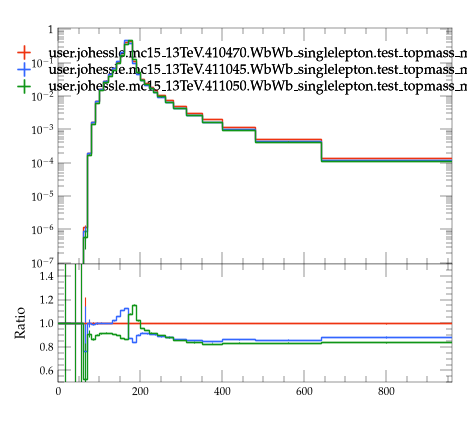

Here is the Python script that generated this plot:
#! /usr/bin/env python3

# This Python script was auto-generated using YODA v2.1.2.
# Analysis object: /WbWb_singlelepton/m_minimax_fine
# Timestamp: 07-08-2026 (09:16:01)

import matplotlib as mpl
import matplotlib.pyplot as plt
mpl.use('Agg') # comment out for interactive use
import os
import numpy as np
from numpy import nan, inf

plotDir = os.path.split(os.path.realpath(__file__))[0]
if 'YODA_USER_PLOT_PATH' in globals():
    plot_outdir = globals()['YODA_USER_PLOT_PATH']
else:
    plot_outdir = plotDir

#plot style
plt.style.use(os.path.join(plotDir, '../default.mplstyle'))
# plot metadata
figW, figH = plt.rcParams['figure.figsize']
ax_xLabel = ''
ax_yLabel = ''
ax_title  = ''
ax_xScale = 'linear'
ax_yScale = 'log'
xLims = (0.0, 960.0)
yLims = (9e-08, 1.1)

# TeX-friendly labels for the legend
labels = {
  'legend' : ([ r"user.johessle.mc15\_13TeV.410470.WbWb\_singlelepton.test\_topmass\_mppui", r"user.johessle.mc15\_13TeV.411045.WbWb\_singlelepton.test\_topmass\_mppui", r"user.johessle.mc15\_13TeV.411050.WbWb\_singlelepton.test\_topmass\_mppui" ], r""),
}

# Adjust canvas width and height
canvasW = 10.0
canvasH = 9.0
figW *= canvasW/10.
figH *= canvasH/9.

# Create figure and axis objects
fig, (ax, ratio0_ax) = plt.subplots(2, 1, sharex=True,
                  figsize=(figW,figH), gridspec_kw={'height_ratios': (6.0, 3.0)})

# Set figure margins
plt.subplots_adjust(
    left   = 1.0 * plt.rcParams['figure.subplot.left'],
    right  = 1.0 * plt.rcParams['figure.subplot.right'],
    top    = 1.0 * plt.rcParams['figure.subplot.top'],
    bottom = 1.0 * plt.rcParams['figure.subplot.bottom'])

ratio0_ax.yaxis.set_major_locator(mpl.ticker.MultipleLocator(0.2))
ratio0_ax.set_ylim(0.5, 1.4999)
ratio0_ax.set_ylabel('Ratio')

# the numerical data is stored in a separate file
dataf = dict()
prefix = os.path.split(__file__)[0]
if prefix:    prefix = prefix + '/'
exec(open(prefix+'m_minimax_fine__data.py').read(), dataf)


legend_handles = dict() # keep track of handles for the legend

# style options for curves
# starts at zorder>=5 to draw curve on top of legend
styles = {
  'user.johessle.mc15_13TeV.410470.WbWb_singlelepton.test_topmass_mppui.yoda': {
    'color' : '#EE3311',
    'linestyle' : '-',
    'lineopacity' : 1.0,
    'linewidth' : 1,
    'marker' : 'none',
    'markersize' : 2,
    'capsize' : 0.0,
    'zorder' : 5,
    'histstyle' : 1,
    'drawstyle' : 'steps-pre',
    'xerrorbars' : 1,
    'yerrorbars' : 1,
    'fillcolor' : None,
    'fillopacity' : 1.0,
    'ratio0_linestyle' : '-',
    'ratio0_lineopacity' : 1.0,
    'ratio0_linewidth' : 1,
    'ratio0_marker' : 'none',
    'ratio0_markersize' : 2,
    'ratio0_capsize' : 0.0,
    'ratio0_zorder' : 5,
    'ratio0_histstyle' : 1,
    'ratio0_drawstyle' : 'steps-pre',
    'ratio0_xerrorbars' : 1,
    'ratio0_yerrorbars' : 1,
  },
  'user.johessle.mc15_13TeV.411045.WbWb_singlelepton.test_topmass_mppui.yoda': {
    'color' : '#3366FF',
    'linestyle' : '-',
    'lineopacity' : 1.0,
    'linewidth' : 1,
    'marker' : 'none',
    'markersize' : 2,
    'capsize' : 0.0,
    'zorder' : 6,
    'histstyle' : 1,
    'drawstyle' : 'steps-pre',
    'xerrorbars' : 1,
    'yerrorbars' : 1,
    'fillcolor' : None,
    'fillopacity' : 1.0,
    'ratio0_linestyle' : '-',
    'ratio0_lineopacity' : 1.0,
    'ratio0_linewidth' : 1,
    'ratio0_marker' : 'none',
    'ratio0_markersize' : 2,
    'ratio0_capsize' : 0.0,
    'ratio0_zorder' : 6,
    'ratio0_histstyle' : 1,
    'ratio0_drawstyle' : 'steps-pre',
    'ratio0_xerrorbars' : 1,
    'ratio0_yerrorbars' : 1,
  },
  'user.johessle.mc15_13TeV.411050.WbWb_singlelepton.test_topmass_mppui.yoda': {
    'color' : '#109618',
    'linestyle' : '-',
    'lineopacity' : 1.0,
    'linewidth' : 1,
    'marker' : 'none',
    'markersize' : 2,
    'capsize' : 0.0,
    'zorder' : 7,
    'histstyle' : 1,
    'drawstyle' : 'steps-pre',
    'xerrorbars' : 1,
    'yerrorbars' : 1,
    'fillcolor' : None,
    'fillopacity' : 1.0,
    'ratio0_linestyle' : '-',
    'ratio0_lineopacity' : 1.0,
    'ratio0_linewidth' : 1,
    'ratio0_marker' : 'none',
    'ratio0_markersize' : 2,
    'ratio0_capsize' : 0.0,
    'ratio0_zorder' : 7,
    'ratio0_histstyle' : 1,
    'ratio0_drawstyle' : 'steps-pre',
    'ratio0_xerrorbars' : 1,
    'ratio0_yerrorbars' : 1,
  },
}

# curve from input yoda files in main panel
for label, yvals in dataf['yvals'].items():
    if all(np.isnan(v) for v in dataf['yvals'][label]):
        continue
    tmp = None
    if styles[label]['histstyle']: # draw as histogram
        xpos = dataf['xedges'][label] if styles[label]['drawstyle'] else dataf['xpoints'][label]
        ypos = np.insert(yvals, 0, yvals[0]) if styles[label]['drawstyle'] else yvals
        if styles[label]['fillcolor']: # fill area below curve
            ax.fill_between(xpos, ypos, step='pre',
                            color=styles[label]['fillcolor'],
                            alpha=styles[label]['fillopacity'])
        tmp, = ax.plot(xpos, ypos,
                       color=styles[label]['color'],
                       linestyle=styles[label]['linestyle'],
                       alpha=styles[label]['lineopacity'],
                       linewidth=styles[label]['linewidth'],
                       drawstyle=styles[label]['drawstyle'], solid_joinstyle='miter',
                       zorder=styles[label]['zorder'], label=label)
    tmp = ax.errorbar(dataf['xpoints'][label], yvals,
                      xerr=np.array(dataf['xerrs'][label])*styles[label]['xerrorbars'],
                      yerr=np.array(dataf['yerrs'][label])*styles[label]['yerrorbars'],
                      fmt=styles[label]['marker'], capsize=styles[label]['capsize'],
                      alpha=styles[label]['lineopacity'],
                      markersize=styles[label]['markersize'],
                      ecolor=styles[label]['color'],
                      color=styles[label]['color'], zorder=styles[label]['zorder'])
    tmp[-1][0].set_linestyle(styles[label]['linestyle'])
    tmp[-1][0].set_linewidth(styles[label]['linewidth'])
    if label in dataf['add_legend_handle']:  legend_handles[label] = tmp
    for varLabel in dataf['variation_yvals'].keys():
        if varLabel.startswith(label):
            tmp, = ax.plot(dataf['xedges'][label], dataf['variation_yvals'][varLabel],
                           color=styles[label]['color'],
                           linestyle=styles[label]['linestyle'],
                           linewidth=styles[label]['linewidth'],
                           drawstyle='steps-pre', solid_joinstyle='miter',
                           zorder=styles[label]['zorder'], alpha=0.5)


# plots on ratio panel
# curve from input yoda files in ratio panel
for label, yvals in dataf['ratio0_yvals'].items():
    if all(np.isnan(v) for v in yvals):
        continue
    if styles[label]['ratio0_histstyle']: # plot as histogram
        xpos = dataf['xedges']['user.johessle.mc15_13TeV.410470.WbWb_singlelepton.test_topmass_mppui.yoda'] if styles[label]['ratio0_drawstyle'] else dataf['xpoints']['user.johessle.mc15_13TeV.410470.WbWb_singlelepton.test_topmass_mppui.yoda']
        ypos = np.insert(yvals, 0, yvals[0]) if styles[label]['ratio0_drawstyle'] else yvals
        ratio0_ax.plot(xpos, ypos,
                       color=styles[label]['color'],
                       linewidth=styles[label]['linewidth'],
                       linestyle=styles[label]['ratio0_linestyle'],
                       alpha=styles[label]['ratio0_lineopacity'],
                       drawstyle=styles[label]['ratio0_drawstyle'], zorder=styles[label]['zorder'],
                       solid_joinstyle='miter')
    tmp = ratio0_ax.errorbar(dataf['xpoints']['user.johessle.mc15_13TeV.410470.WbWb_singlelepton.test_topmass_mppui.yoda'], yvals,
                             xerr=np.array(dataf['ref_xerrs'])*styles[label]['ratio0_xerrorbars'],
                             yerr=np.array(dataf['ratio0_yerrs'][label])*styles[label]['ratio0_yerrorbars'],
                             fmt=styles[label]['ratio0_marker'], capsize=styles[label]['ratio0_capsize'],
                             alpha=styles[label]['ratio0_lineopacity'],
                             markersize=styles[label]['ratio0_markersize'],
                             ecolor=styles[label]['color'],
                             color=styles[label]['color'])
    tmp[-1][0].set_linestyle(styles[label]['ratio0_linestyle'])
    tmp[-1][0].set_linewidth(styles[label]['ratio0_linewidth'])

    for varlabel in dataf['ratio0_variation_vals'].keys():
        if varlabel.startswith(label):
            ratio0_ax.plot(dataf['xedges']['user.johessle.mc15_13TeV.410470.WbWb_singlelepton.test_topmass_mppui.yoda'],
                            dataf['ratio0_variation_vals'][varlabel],
                            color=styles[label]['color'],
                            linestyle=styles[label]['linestyle'],
                            linewidth=styles[label]['linewidth'],
                            drawstyle='steps-pre', solid_joinstyle='miter',
                            zorder=1, alpha=0.5)

legend_items = list(legend_handles.values())
ax.add_artist(ax.legend(legend_items,
                        labels['legend'][0],
                        title=labels['legend'][1],
                        alignment='left',
                        loc='upper center',
                        bbox_to_anchor=(0.5, 0.97)))

# set plot metadata as defined above
ratio0_ax.set_xlabel(ax_xLabel)
ratio0_ax.xaxis.set_label_coords(1., -0.15)
ax.set_ylabel(ax_yLabel, ha='right', va='top')
ax.yaxis.set_label_coords(-0.11, 1.0)
ax.set_title(ax_title, loc='left')
ax.set_xscale(ax_xScale)
ax.set_yscale(ax_yScale)
ratio0_ax.set_yscale('linear')
ax.set_xlim(xLims)
ax.set_ylim(yLims)

# tick formatting
plt.rcParams['xtick.top'] = True
plt.rcParams['ytick.right'] = True
ax.yaxis.set_major_locator(mpl.ticker.LogLocator(base=10.0, numticks=np.inf))
ax.yaxis.set_minor_locator(mpl.ticker.LogLocator(
                           base=10.0, subs=np.arange(0.1, 1, 0.1), numticks=np.inf))
fig.align_ylabels((ax, ratio0_ax))
plt.savefig(os.path.join(plot_outdir, 'm_minimax_fine.pdf'), format='PDF')
plt.savefig(os.path.join(plot_outdir, 'm_minimax_fine.png'), format='PNG')

plt.close(fig)
